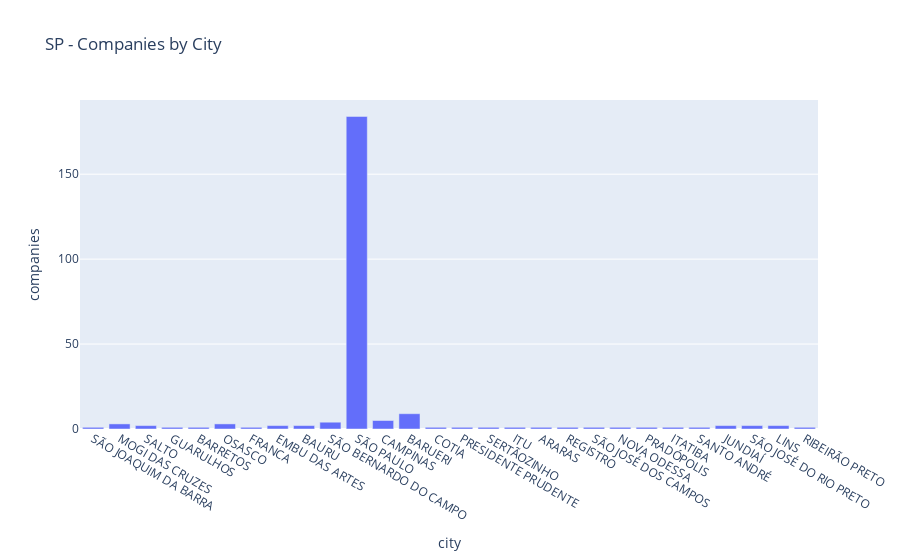

The code cell stored with this chart in its notebook:
### Code cell
fig = px.bar(df_cia_city_sp, x="city", y="companies", title="SP - Companies by City")
fig.show()

### Figure 1 — Plotly figure (JSON) as saved in the notebook; plotly's stock layout.template omitted (floating-point values rounded to 4 significant figures)
{"data": [{"alignmentgroup": "True", "hovertemplate": "city=%{x}<br>companies=%{y}<extra></extra>", "legendgroup": "", "marker": {"color": "#636efa", "pattern": {"shape": ""}}, "name": "", "offsetgroup": "", "orientation": "v", "showlegend": false, "textposition": "auto", "type": "bar", "x": ["SÃO JOAQUIM DA BARRA", "MOGI DAS CRUZES", "SALTO", "GUARULHOS", "BARRETOS", "OSASCO", "FRANCA", "EMBU DAS ARTES", "BAURU", "SÃO BERNARDO DO CAMPO", "SÃO PAULO", "CAMPINAS", "BARUERI", "COTIA", "PRESIDENTE PRUDENTE", "SERTÃOZINHO", "ITU", "ARARAS", "REGISTRO", "SÃO JOSÉ DOS CAMPOS", "NOVA ODESSA", "PRADÓPOLIS", "ITATIBA", "SANTO ANDRÉ", "JUNDIAÍ", "SÃO JOSÉ DO RIO PRETO", "LINS", "RIBEIRÃO PRETO"], "xaxis": "x", "y": [1, 3, 2, 1, 1, 3, 1, 2, 2, 4, 184, 5, 9, 1, 1, 1, 1, 1, 1, 1, 1, 1, 1, 1, 2, 2, 2, 1], "yaxis": "y"}], "layout": {"autosize": true, "barmode": "relative", "legend": {"tracegroupgap": 0}, "title": {"text": "SP - Companies by City"}, "xaxis": {"anchor": "y", "autorange": true, "domain": [0, 1], "range": [-0.5, 27.5], "title": {"text": "city"}, "type": "category"}, "yaxis": {"anchor": "x", "autorange": true, "domain": [0, 1], "range": [0, 193.7], "title": {"text": "companies"}, "type": "linear"}}}
